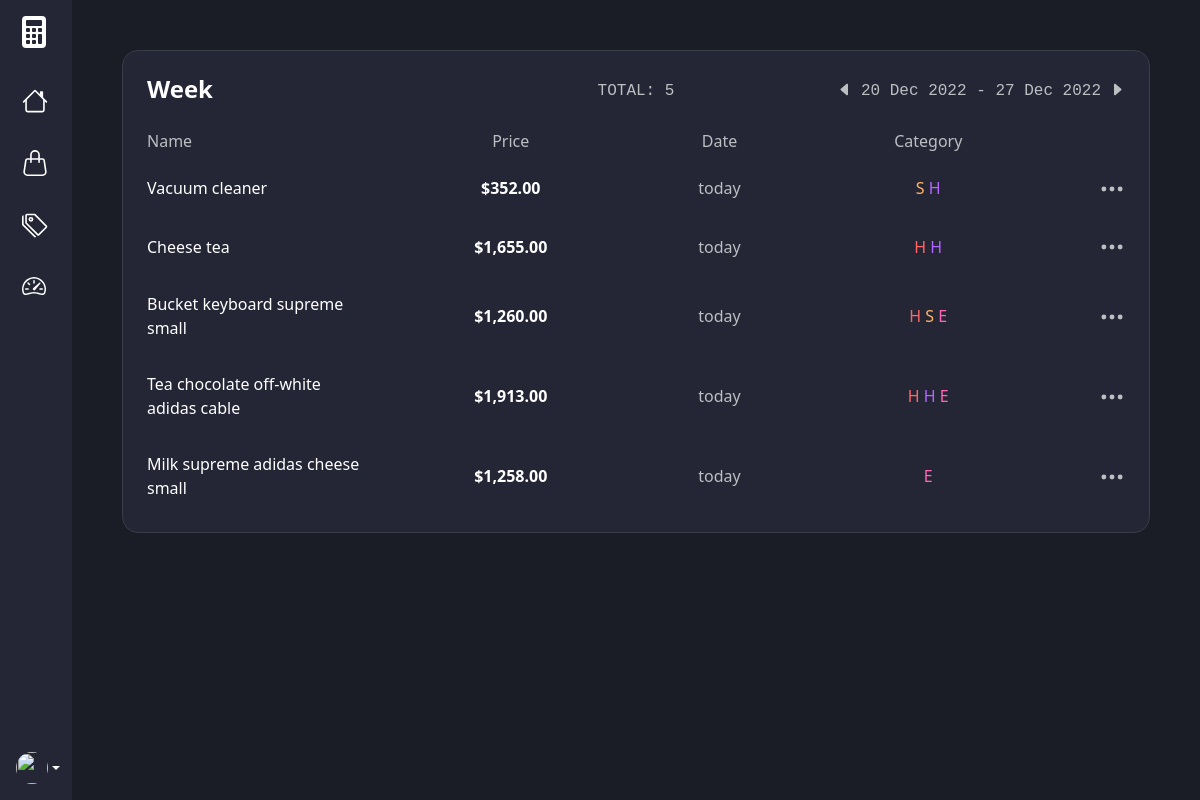
/total/week/show/, run on the app's committed database.
### expenses/models.py (models this page shows, shortened)
class Expense(models.Model):
    user = models.ForeignKey(User, on_delete=models.CASCADE, blank=True, null=True)
    name = models.CharField(max_length=100)
    price = models.DecimalField(max_digits=12, decimal_places=2)
    category = models.ManyToManyField(
        Category, related_name='category', blank=True)
    created = models.DateTimeField(auto_now_add=True)
    class Meta:
        ordering = ['user', '-created']

class Category(models.Model):
    user = models.ForeignKey(User, on_delete=models.CASCADE, blank=True, null=True)
    name = models.CharField(max_length=100)
    color = models.CharField(max_length=7, default='#1c8efb')
    created = models.DateTimeField(auto_now_add=True)
    def __str__(self):
        return self.name
    class Meta:
        ordering = ['user', '-created']

### expenses/views.py (the view, shortened to what this page needs)
# urls.py: path('total/<str:period>/<str:action>/', views.expenses_date_filter, name='expenses-date-filter'),
def expenses_date_filter(request, period, action):
    year, month, day, week_start, week_end = '', '', '', '', ''
    _YEARS = [2020, 2021, 2022]
    _MONTHNAMES = ["Jan", "Feb", "Mar", "Apr", "May", "Jun",
                   "Jul", "Aug", "Sep", "Oct", "Nov", "Dec"]
    today = datetime.combine(date.today(), time(0, 0, 0))
    week = timedelta(minutes=60*24*7)
    categories = Category.objects.all()
    if period == 'year':
        year = today.year
        expenses = Expense.objects.filter(created__year=year)
    elif period == 'month':
        month = today.month
        year = today.year
        expenses = Expense.objects.filter(
            created__month=month, created__year=year)
        month = _MONTHNAMES[month - 1]
    elif period == 'week':
        week_start = today - week
        week_end = today
        expenses = Expense.objects.filter(created__gte=week_start)
    if action != 'show':
        htmx = True
        if period == 'year':
            year = int(request.GET.get('year'))
            if action == 'previous':
                if year > _YEARS[0]:
                    year -= 1
            elif action == 'next':
                if year < _YEARS[-1]:
                    year += 1
            expenses = Expense.objects.filter(created__year=year)
            year = year
        elif period == 'month':
            month = int(_MONTHNAMES.index(request.GET.get('month'))) + 1
            year = int(request.GET.get('year'))
            if action == 'previous':
                if year == _YEARS[0] and month == 1:
                    pass
                else:
                    month -= 1
                    if month == 0:
                        year -= 1
            elif action == 'next':
                if year == _YEARS[-1] and month == 12:
                    pass
                else:
                    if month == 12:
                        month = 1
                        year += 1
                    else:
                        month += 1
            expenses = Expense.objects.filter(
                created__month=month, created__year=year)
            month = _MONTHNAMES[month - 1]
            year = year
        elif period == 'week':
            week_start = request.GET.get('week_start')
            week_end = request.GET.get('week_end')
            week_start_year = int(week_start.rstrip(', midnight')[-4:])
            week_start_month = int(_MONTHNAMES.index(week_start[:3])) + 1
            week_start_day = int(week_start.split()[1].rstrip(','))
            week_start = datetime(
                week_start_year, week_start_month, week_start_day)
            week_end_year = int(week_end.rstrip(', midnight')[-4:])
            week_end_month = int(_MONTHNAMES.index(week_end[:3])) + 1
            week_end_day = int(week_end.split()[1].rstrip(','))
            week_end = datetime(week_end_year, week_end_month, week_end_day)
            if action == 'previous':
                week_start = week_start - week
                week_end = week_end - week
                if week_start.year < _YEARS[0]:
                    week_start = week_start + week
                    week_end = week_end + week
            elif action == 'next':
                if week_end < today:
                    week_start = week_start + week
                    week_end = week_end + week
            expenses = Expense.objects.filter(
                created__gte=week_start, created__lte=week_end)
        elif period == 'day':
            day = int(request.GET.get('day'))
            month = int(_MONTHNAMES.index(request.GET.get('month'))) + 1
            year = int(request.GET.get('year'))
            if action == 'previous':
                if day > 1:
                    day -= 1
            elif action == 'next':
                try:
                    datetime(year, month, day + 1)
                    day += 1
                except:
                    day = day
            expenses = Expense.objects.filter(created__day=day,
                created__month=month, created__year=year)
            day = f'0{day}' if len(str(day)) == 1 else day
            month = _MONTHNAMES[month - 1]
    else:
        htmx = False
    paginator = Paginator(expenses, 10)
    page_number = request.GET.get('page', 1)
    page_obj = paginator.get_page(page_number)
    context = {
        'expenses': page_obj,
        'categories': categories,
        'expenses_length': len(expenses),
        'period': period,
        'year': year,
        'month': month,
        'day': day,
        'week_start': week_start,
        'week_end': week_end,
        'years': _YEARS,
        'months': _MONTHNAMES,
    }
    if request.GET.get('load-more') == 'True':
        return render(request, 'expenses/expenses-card-rows.html', context)
    if htmx == True:
        return render(request, 'expenses/expenses-card.html', context)
    else:
        return render(request, 'expenses/total-period.html', context)

### expenses/templates/expenses/total-period.html (shortened to what this page needs)
{% extends 'expenses/base.html' %}
{% block content %}
<div class="container-fluid">
    {% include 'expenses/expenses-card.html' %}
</div>
{% endblock content %}

### expenses/templates/expenses/expenses-card-rows.html (shortened to what this page needs)
{% load humanize %}
{% for expense in expenses %}
<div class="row py-3 align-items-center justify-content-between table-row">
    <div class="col-6 col-sm-3 col-md-3">
        <p class="my-0">{{ expense.name }}</p>
    </div>
    <div class="col-6 col-sm-3 col-md-3 text-center">
        <p class="my-0 fw-semibold">${{ expense.price|intcomma }}</p>
    </div>
    <div class="col-6 col-sm-2 col-md-2 text-center">
        <p class="my-0 text-second">{{ expense.created|naturalday:"M. d, Y" }}</p>
    </div>
    <div class="col-6 col-sm-3 col-md-3 text-center">
        {% for category in expense.category.all %}
        <a style="color: {{ category.color }};" class="text-second-link"
            id="category-opened{{ category.pk }}{{ expense.pk }}"
            onclick="categoryShow({{ category.pk }}, {{ expense.pk }})"> {{ category.name|first }} </a>
        {% endfor %}
    </div>
    <div class="col-6 col-sm-1 col-md-1 text-end">
        <div class="dropdown">
            <a href="#" class="text-second-link" data-bs-toggle="dropdown">
                <svg xmlns="http://www.w3.org/2000/svg" width="26" height="26" fill="currentColor"
                    class="bi bi-three-dots" viewBox="0 0 16 16">
                    <path
                        d="M3 9.5a1.5 1.5 0 1 1 0-3 1.5 1.5 0 0 1 0 3zm5 0a1.5 1.5 0 1 1 0-3 1.5 1.5 0 0 1 0 3zm5 0a1.5 1.5 0 1 1 0-3 1.5 1.5 0 0 1 0 3z" />
                </svg>
            </a>
        </div>
    </div>
</div>
{% endfor %}

### expenses/static/css/style.css (style rules this page uses)
:root { --accent: rgba(28, 142, 251, 1); --second: rgba(189, 190, 194, 1); --base: rgba(255, 255, 255, 1); --error: rgba(255, 102, 102, 1); --bg-light: rgba(36, 38, 53, 1); --bg-second: rgba(31, 34, 46, 1); --bg-dark: rgba(26, 29, 38, 1); --bg-gradient: linear-gradient(180deg, rgba(255, 255, 255, 0.007), rgba(233, 233, 233, 0.089), rgba(112, 112, 112, 0.411)); --bg-gradient-blue: linear-gradient(180deg, rgba(42, 167, 248, 1), rgba(48, 107, 221, 1), rgba(53, 70, 242, 1)); --bg-gradient-orange: linear-gradient(180deg, rgba(251, 98, 101, 1), rgba(233, 78, 50, 1), rgba(239, 99, 44, 1)); --bg-gradient-purple: linear-gradient(180deg, rgba(241, 42, 227, 1), rgba(191, 51, 234, 1), rgba(150, 54, 243, 1)); --bg-gradient-green: linear-gradient(180deg, rgba(68, 216, 154, 1), rgba(31, 209, 185, 1), rgba(52, 205, 224, 1)); --navbar-width: 220px; --navbar-width-sm: 4.5rem; }
.container-fluid { padding-right: 50px; padding-left: 50px; padding-bottom: 50px; padding-top: 50px; }
.bg-dark-c { background-color: var(--bg-dark); }
.text-second { color: var(--second); }
.text-second-link { color: var(--second); text-decoration: none; cursor: pointer; transition-duration: 0.2s; }
.table-row { background-color: var(--bg-light); border-radius: 0.5rem; transition-duration: 0.3s; }

### data on the page
Expense: name "Vacuum cleaner", price "352.00", created "today"
Category: name|first "S"
Category: name|first "H"
Expense: name "Cheese tea", price "1,655.00", created "today"
Category: name|first "H"
Expense: name "Bucket keyboard supreme small", price "1,260.00", created "today"
Category: name|first "E"
Expense: name "Tea chocolate off-white adidas cable", price "1,913.00", created "today"
Expense: name "Milk supreme adidas cheese small", price "1,258.00", created "today"

### other printed values
{{ expenses_length }} "5"
{{ week_start|date:"d M Y" }} "20 Dec 2022"
{{ week_end|date:"d M Y" }} "27 Dec 2022"
